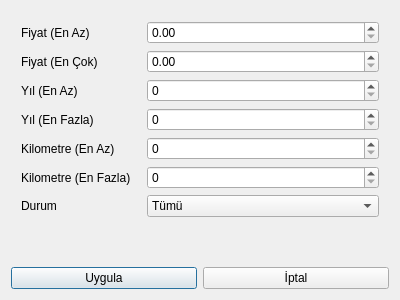
<?xml version="1.0" encoding="UTF-8"?>
<ui version="4.0">
 <class>Dialog</class>
 <widget class="QDialog" name="Dialog">
  <property name="geometry">
   <rect>
    <x>0</x>
    <y>0</y>
    <width>400</width>
    <height>300</height>
   </rect>
  </property>
  <property name="windowTitle">
   <string>Dialog</string>
  </property>
  <layout class="QGridLayout" name="gridLayout">
   <item row="0" column="0">
    <layout class="QVBoxLayout" name="verticalLayout">
     <item>
      <layout class="QFormLayout" name="formLayout">
       <property name="horizontalSpacing">
        <number>16</number>
       </property>
       <property name="leftMargin">
        <number>10</number>
       </property>
       <property name="topMargin">
        <number>10</number>
       </property>
       <property name="rightMargin">
        <number>10</number>
       </property>
       <property name="bottomMargin">
        <number>10</number>
       </property>
       <item row="0" column="0">
        <widget class="QLabel" name="label">
         <property name="text">
          <string>Fiyat (En Az)</string>
         </property>
        </widget>
       </item>
       <item row="0" column="1">
        <widget class="QDoubleSpinBox" name="spin_filtre_fiyat_min"/>
       </item>
       <item row="1" column="0">
        <widget class="QLabel" name="label_2">
         <property name="text">
          <string>Fiyat (En Çok)</string>
         </property>
        </widget>
       </item>
       <item row="1" column="1">
        <widget class="QDoubleSpinBox" name="spin_filtre_fiyat_max"/>
       </item>
       <item row="2" column="0">
        <widget class="QLabel" name="label_3">
         <property name="text">
          <string>Yıl (En Az)</string>
         </property>
        </widget>
       </item>
       <item row="2" column="1">
        <widget class="QSpinBox" name="spin_filtre_yil_min"/>
       </item>
       <item row="3" column="0">
        <widget class="QLabel" name="label_4">
         <property name="text">
          <string>Yıl (En Fazla)</string>
         </property>
        </widget>
       </item>
       <item row="3" column="1">
        <widget class="QSpinBox" name="spin_filtre_yil_max"/>
       </item>
       <item row="4" column="0">
        <widget class="QLabel" name="label_5">
         <property name="text">
          <string>Kilometre (En Az)</string>
         </property>
        </widget>
       </item>
       <item row="4" column="1">
        <widget class="QSpinBox" name="spin_filtre_kilometre_min"/>
       </item>
       <item row="5" column="0">
        <widget class="QLabel" name="label_6">
         <property name="text">
          <string>Kilometre (En Fazla)</string>
         </property>
        </widget>
       </item>
       <item row="5" column="1">
        <widget class="QSpinBox" name="spin_filtre_kilometre_max"/>
       </item>
       <item row="6" column="0">
        <widget class="QLabel" name="label_7">
         <property name="text">
          <string>Durum</string>
         </property>
        </widget>
       </item>
       <item row="6" column="1">
        <widget class="QComboBox" name="arac_filtre_durum">
         <item>
          <property name="text">
           <string>Tümü</string>
          </property>
         </item>
         <item>
          <property name="text">
           <string>Müsait</string>
          </property>
         </item>
         <item>
          <property name="text">
           <string>Bakımda</string>
          </property>
         </item>
         <item>
          <property name="text">
           <string>Kirada</string>
          </property>
         </item>
        </widget>
       </item>
      </layout>
     </item>
     <item>
      <layout class="QHBoxLayout" name="horizontalLayout">
       <item>
        <widget class="QPushButton" name="btn_arac_filtre_uygula">
         <property name="text">
          <string>Uygula</string>
         </property>
        </widget>
       </item>
       <item>
        <widget class="QPushButton" name="btn_arac_filtre_iptal">
         <property name="text">
          <string>İptal</string>
         </property>
        </widget>
       </item>
      </layout>
     </item>
    </layout>
   </item>
  </layout>
 </widget>
 <resources/>
 <connections/>
</ui>
